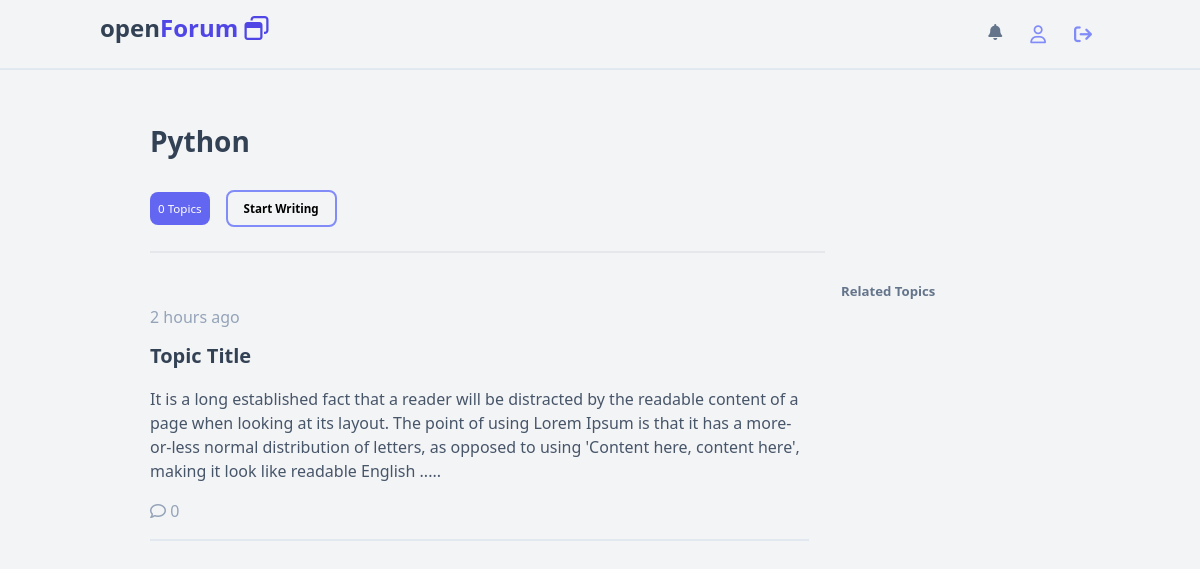
The app's page /home/board/3, older data.
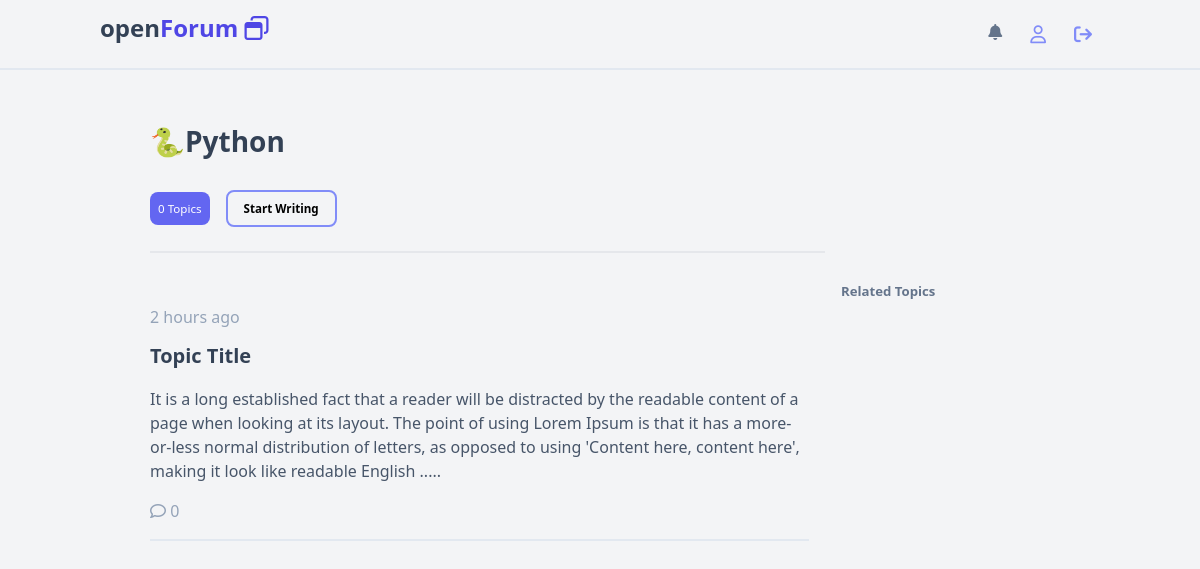
The same page, newer data.
### boards/models.py (models this page shows, shortened)
class Board(models.Model):
    name = models.CharField(max_length=30, unique=True)
    description = models.CharField(max_length=100)

### boards/views.py (the view)
# urls.py: path('home/board/<str:pk>', views.board_topics, name='board-topics'),
def board_topics(request,pk):
    board = Board.objects.get(id=pk)
    return render(request, 'board_topics.html', {'board':board})

### boards/templates/board_topics.html (shortened to what this page needs)
<!DOCTYPE html>
<html>
  <head>
    <script src="https://cdn.tailwindcss.com"></script>
  </head>
  <body class="bg-gray-100">
    <nav class="w-full border-b-2 border-slate-200 absolute fixed">
      <div class="w-full max-w-[1000px] mx-auto py-3 flex justify-between">
        <a href="/home/" class="text-2xl font-semibold text-slate-700">
          open<span class="text-indigo-600"
            >Forum <i class="fa-regular fa-window-restore"></i
          ></span>
        </a>
        <div class="flex gap-2">
          <span class="p-2 text-slate-500"
            ><i class="fa-solid fa-bell"></i
          ></span>
          <span class="text-lg px-3 py-2"
            ><i class="fa-regular fa-user text-indigo-400"></i
          ></span>
          <span class="text-lg px-2 py-2"
            ><a href=""
              ><i
                class="fa-solid fa-arrow-right-from-bracket text-indigo-400"></i></a
          ></span>
        </div>
      </div>
    </nav>
    <section class="w-full pt-16">
      <div class="w-full max-w-[900px] mx-auto grid grid-cols-8 pt-10">
        <div class="col-span-6 border-b-2 py-4">
          <p class="text-[1.75rem] font-semibold text-slate-700 mb-5">
            {{board.name}}
          </p>
          <div class="py-2 flex gap-4 items-center">
            <span
              class="bg-indigo-500 text-white text-[.725rem] p-2 h-fit rounded-lg">
              0 Topics</span
            >
            <a
              href="#"
              class="border-indigo-400 border-2 py-2 px-4 text-[.725rem] rounded-lg font-semibold"
              >Start Writing</a
            >
          </div>
        </div>
        <div class="col-span-2"></div>
      </div>
      <div class="w-full max-w-[900px] mx-auto grid grid-cols-8 py-6">
        <div class="col-span-6 pr-4">
          <div class="py-4 border-b-2 border-slate-200">
            <div class="py-3">
              <p class="text-slate-400 text-[.55rem">2 hours ago</p>
            </div>
            <div>
              <h3 class="text-[1.25rem] font-bold text-slate-700">
                Topic Title
              </h3>
              <p class="leading-normal text-[1rem] text-slate-600 py-4">
                It is a long established fact that a reader will be distracted
                by the readable content of a page when looking at its layout.
                The point of using Lorem Ipsum is that it has a more-or-less
                normal distribution of letters, as opposed to using 'Content
                here, content here', making it look like readable English .....
              </p>
              <div>
                <p class="text-slate-400">
                  <span><i class="fa-regular fa-comment"></i></span> 0
                </p>
              </div>
            </div>
          </div>
        </div>
        <div class="col-span-2 px-4">
          <h2 class="text-lg font-semibold text-slate-600">
            <p class="text-[.825rem] text-slate-500">Related Topics</p>
          </h2>
        </div>
      </div>
    </section>
  </body>
</html>

Row changes from the older to the newer data that the page shows:
changed Board: name "Python" → "🐍Python"
